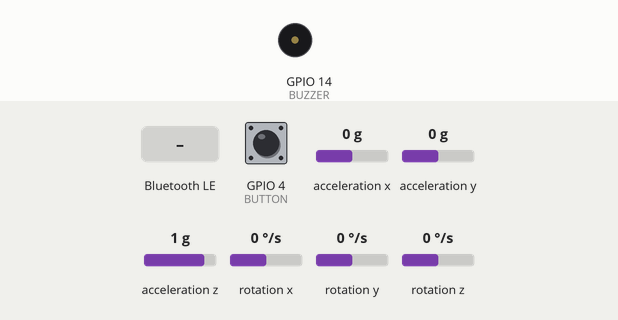
A sketch run on a simulated ESP32. On the bench: buzzer (waves = sounding). Wiring (inferred from the names in the program): MPU-6050 motion sensor at I2C address 0x68. The test bench sets the inputs (shaded band); at power-on: GPIO 4 (BUTTON) HIGH, acceleration x 0 g, acceleration y 0 g, acceleration z 1 g, rotation x 0 °/s, rotation y 0 °/s, rotation z 0 °/s. Nothing arrives over Bluetooth unless stated; a phone connects over Bluetooth LE 3 s after start; what the sketch prints to the serial monitor is not drawn.

Above: at 1.2 s.
1.3 s: Bluetooth LE write "SOS" received
At 1.38 s:
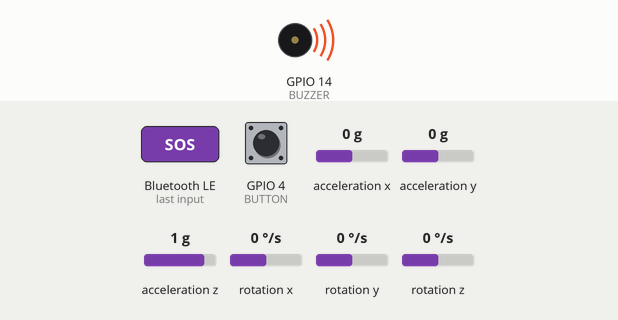
4.3 s: GPIO 4 (BUTTON) pulled LOW for 0.15 s
At 5.1 s:
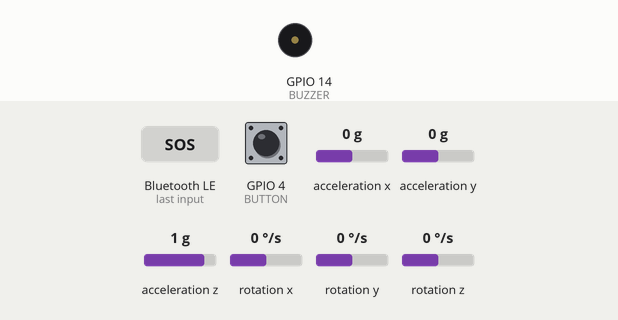
8.4 s: Bluetooth LE write "BEEP" received
At 8.57 s:
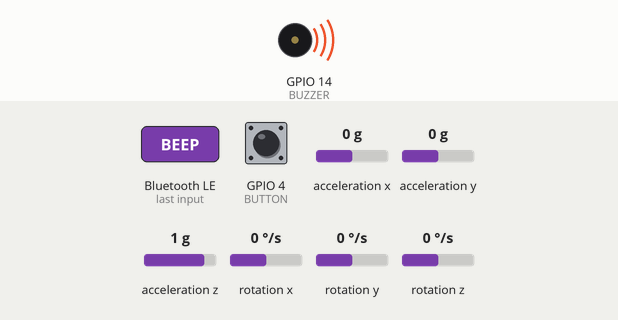
11.4 s: GPIO 4 (BUTTON) pulled LOW for 3.2 s
At 14.68 s:
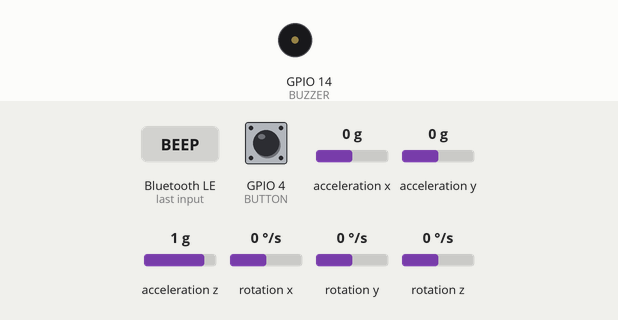
Timing chart, 0 to 17.1 s (numbered marks = the images above; inputs shaded):
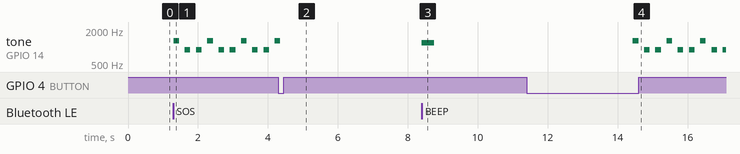

The sketch:

FallGuard_ESP32.ino
```cpp
/*
 FallGuard ESP32 DevKit V1
 MPU6050 SDA=22, SCL=21; buzzer=14; button=GPIO4 to GND.
 BLE UART service compatible with the FallGuard browser dashboard.
*/
#include <Arduino.h>
#include <Wire.h>
#include <BLEDevice.h>
#include <BLEServer.h>
#include <BLEUtils.h>
#include <BLE2902.h>
#include <math.h>

const int SDA_PIN=22,SCL_PIN=21,BUZZER=14,BUTTON=4;
const uint8_t MPU=0x68;
#define UUID_SERVICE "6e400001-b5a3-f393-e0a9-e50e24dcca9e"
#define UUID_RX      "6e400002-b5a3-f393-e0a9-e50e24dcca9e"
#define UUID_TX      "6e400003-b5a3-f393-e0a9-e50e24dcca9e"
BLECharacteristic *txChar=nullptr;
bool bleConnected=false,mpuOK=false;
enum Mode{NORMAL,FALL_ALARM,SOS_ACTIVE}; Mode mode=NORMAL;
float ax=0,ay=0,az=1,gx=0,gy=0,gz=0,totalG=1;
unsigned long lastRead=0,lastSend=0,fallStart=0,freefallTime=0,lastBuzz=0,lastDebounce=0,pressedAt=0,testToneUntil=0;
bool freefall=false,buzzerOn=false,buttonHeld=false,longDone=false;
int previousRead=HIGH,stableRead=HIGH,beepCount=0;

const char* modeName(){return mode==FALL_ALARM?"FALL_ALARM":mode==SOS_ACTIVE?"SOS_ACTIVE":"NORMAL";}
void sendJSON(const String &s){
  Serial.println(s);
  if(bleConnected&&txChar){
    String payload=s+"\n";
    // Keep notifications below the default ATT payload size.
    for(unsigned int i=0;i<payload.length();i+=18){
      String part=payload.substring(i,i+18);
      txChar->setValue(part.c_str());
      txChar->notify();
      delay(1);
    }
  }
}
void event(const char* name){sendJSON(String("{\"type\":\"event\",\"event\":\"")+name+"\"}");}
void fallAlarm(){if(mode!=NORMAL)return;mode=FALL_ALARM;fallStart=millis();beepCount=0;lastBuzz=0;event("FALL_ALARM");}
void cancelMode(){if(mode==NORMAL)return;mode=NORMAL;noTone(BUZZER);event("CANCELLED");}
void sos(){if(mode==SOS_ACTIVE)return;mode=SOS_ACTIVE;beepCount=0;lastBuzz=0;event("SOS_ACTIVE");}

class ServerCB:public BLEServerCallbacks{
 void onConnect(BLEServer*)override{bleConnected=true;event("BLE_CONNECTED");}
 void onDisconnect(BLEServer*)override{bleConnected=false;BLEDevice::startAdvertising();}
};
class RxCB:public BLECharacteristicCallbacks{
 void onWrite(BLECharacteristic*c)override{
  String s=c->getValue().c_str();s.trim();
  if(s.indexOf("CANCEL")>=0||s.indexOf("RESET")>=0)cancelMode();
  else if(s.indexOf("SOS")>=0)sos();
  else if(s.indexOf("BEEP")>=0){testToneUntil=millis()+350;tone(BUZZER,1200,350);event("BUZZER_TEST");}
  else if(s.indexOf("MPU")>=0){event(mpuOK?"MPU_OK":"MPU_ERROR");}
 }
};
bool regWrite(uint8_t r,uint8_t v){Wire.beginTransmission(MPU);Wire.write(r);Wire.write(v);return Wire.endTransmission()==0;}
bool readMPU(){
 Wire.beginTransmission(MPU);Wire.write(0x3B);if(Wire.endTransmission(false)!=0)return false;
 if(Wire.requestFrom(MPU,(uint8_t)14,(uint8_t)true)!=14)return false;
 int16_t ra=(Wire.read()<<8)|Wire.read(),rb=(Wire.read()<<8)|Wire.read(),rc=(Wire.read()<<8)|Wire.read();
 Wire.read();Wire.read();
 int16_t rgx=(Wire.read()<<8)|Wire.read(),rgy=(Wire.read()<<8)|Wire.read(),rgz=(Wire.read()<<8)|Wire.read();
 ax=ra/4096.0f;ay=rb/4096.0f;az=rc/4096.0f;
 gx=rgx/65.5f;gy=rgy/65.5f;gz=rgz/65.5f;totalG=sqrtf(ax*ax+ay*ay+az*az);return true;
}
void detectFall(){
 if(!mpuOK||mode!=NORMAL)return;unsigned long t=millis();
 if(totalG<0.55f){freefall=true;freefallTime=t;}
 if(freefall&&t-freefallTime<1500&&totalG>2.8f){freefall=false;fallAlarm();}
 if(freefall&&t-freefallTime>=1500)freefall=false;
 if(totalG>3.6f)fallAlarm();
}
void buttonTask(){
 int r=digitalRead(BUTTON);if(r!=previousRead)lastDebounce=millis();
 if(millis()-lastDebounce>35&&r!=stableRead){
  stableRead=r;
  if(stableRead==LOW){buttonHeld=true;longDone=false;pressedAt=millis();event("BUTTON_PRESSED");}
  else if(buttonHeld){if(!longDone&&millis()-pressedAt<3000&&(mode==FALL_ALARM||mode==SOS_ACTIVE))cancelMode();buttonHeld=false;event("BUTTON_RELEASED");}
 }
 previousRead=r;
 if(buttonHeld&&!longDone&&millis()-pressedAt>=3000){longDone=true;sos();}
}
void buzzerTask(){
 if(mode==NORMAL){if(millis()<testToneUntil)return;noTone(BUZZER);buzzerOn=false;return;}
 unsigned long t=millis(),interval=mode==FALL_ALARM?250:160;if(t-lastBuzz<interval)return;lastBuzz=t;
 if(buzzerOn){noTone(BUZZER);buzzerOn=false;}
 else{tone(BUZZER,mode==FALL_ALARM?(beepCount%2?760:1100):(beepCount%3?900:1300));buzzerOn=true;beepCount++;}
}
void setup(){
 Serial.begin(115200);pinMode(BUZZER,OUTPUT);pinMode(BUTTON,INPUT_PULLUP);noTone(BUZZER);
 Wire.begin(SDA_PIN,SCL_PIN);Wire.setClock(400000);
 if(regWrite(0x6B,0x00)){regWrite(0x1C,0x10);regWrite(0x1B,0x08);Wire.beginTransmission(MPU);Wire.write(0x75);if(Wire.endTransmission(false)==0&&Wire.requestFrom(MPU,(uint8_t)1)==1){uint8_t who=Wire.read();mpuOK=(who==0x68||who==0x69);}}
 Serial.println(mpuOK?"MPU6050 ready":"MPU6050 not found; check wiring");
 BLEDevice::init("FallGuard-ESP32");BLEDevice::setMTU(185);
 BLEServer*s=BLEDevice::createServer();s->setCallbacks(new ServerCB());
 BLEService*svc=s->createService(UUID_SERVICE);
 txChar=svc->createCharacteristic(UUID_TX,BLECharacteristic::PROPERTY_NOTIFY);txChar->addDescriptor(new BLE2902());
 BLECharacteristic*rx=svc->createCharacteristic(UUID_RX,BLECharacteristic::PROPERTY_WRITE|BLECharacteristic::PROPERTY_WRITE_NR);rx->setCallbacks(new RxCB());
 svc->start();BLEAdvertising*adv=BLEDevice::getAdvertising();adv->addServiceUUID(UUID_SERVICE);adv->setScanResponse(true);BLEDevice::startAdvertising();
 Serial.println("BLE ready: FallGuard-ESP32");
}
void loop(){
 unsigned long t=millis();
 if(mpuOK&&t-lastRead>=40){lastRead=t;if(readMPU())detectFall();}
 buttonTask();buzzerTask();
 if(mode==FALL_ALARM&&t-fallStart>=15000)sos();
 if(t-lastSend>=250){lastSend=t;char out[260];snprintf(out,sizeof(out),"{\"type\":\"status\",\"state\":\"%s\",\"mpu\":%s,\"button\":%s,\"ax\":%.3f,\"ay\":%.3f,\"az\":%.3f,\"gx\":%.1f,\"gy\":%.1f,\"gz\":%.1f,\"g\":%.3f}",modeName(),mpuOK?"true":"false",stableRead==LOW?"true":"false",ax,ay,az,gx,gy,gz,totalG);sendJSON(out);}
 delay(2);
}
```

Measured:
- after the input at 1.3 s, tone on GPIO 14 (BUZZER): silent → 1300 Hz at once, then repeats every 0.97 s: 2 × (silent 0.16 s, 900 Hz 0.16 s), silent 0.16 s, 1300 Hz 0.16 s
- after the input at 4.3 s, tone on GPIO 14 (BUZZER): goes on until 4.4 s, then stays silent
- after the input at 8.4 s, tone on GPIO 14 (BUZZER): silent → 1200 Hz at once, → silent 0.35 s later
- after the input at 11.4 s, tone on GPIO 14 (BUZZER): silent → 1300 Hz after 3.0 s, then repeats every 0.96 s: 2 × (silent 0.16 s, 900 Hz 0.16 s), silent 0.16 s, 1300 Hz 0.16 s
